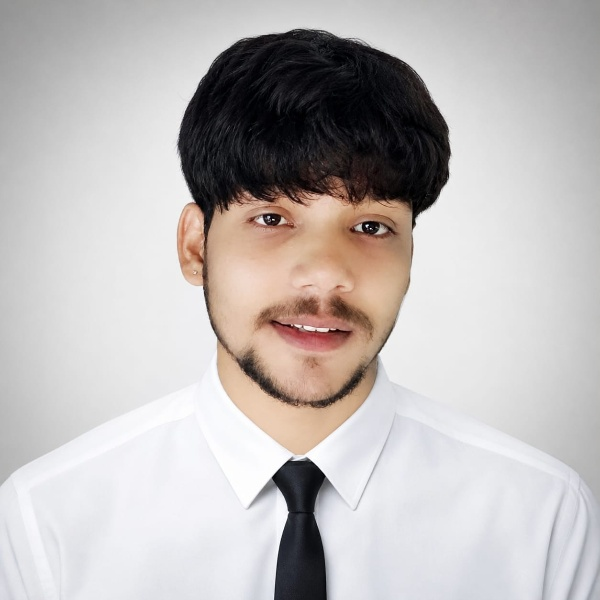
#> input picture CV_Unit2_Assignment/05_Histogram_Equalization/input.jpg, 600 x 600 px
$ python program.py
#> lines starting #> are read from the running program, lines starting #| are printed output that depends on the picture
import cv2
import matplotlib.pyplot as plt

img = cv2.imread("input.jpg", cv2.IMREAD_GRAYSCALE)
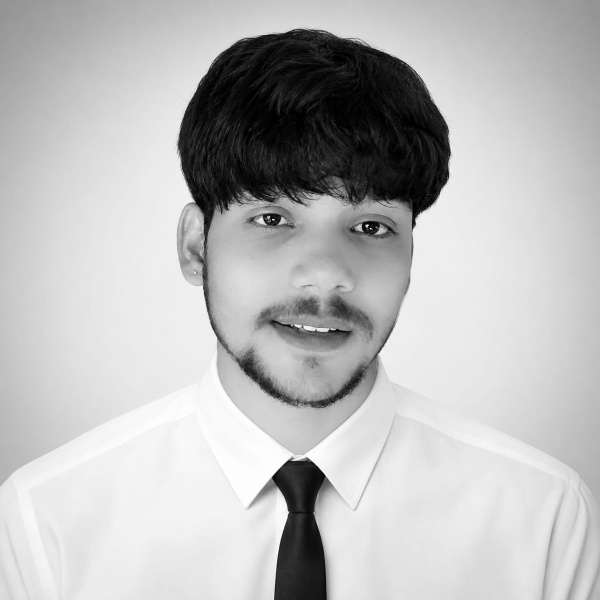
#> img: shape (600, 600); min 0, max 255, mean 187

equalized = cv2.equalizeHist(img)
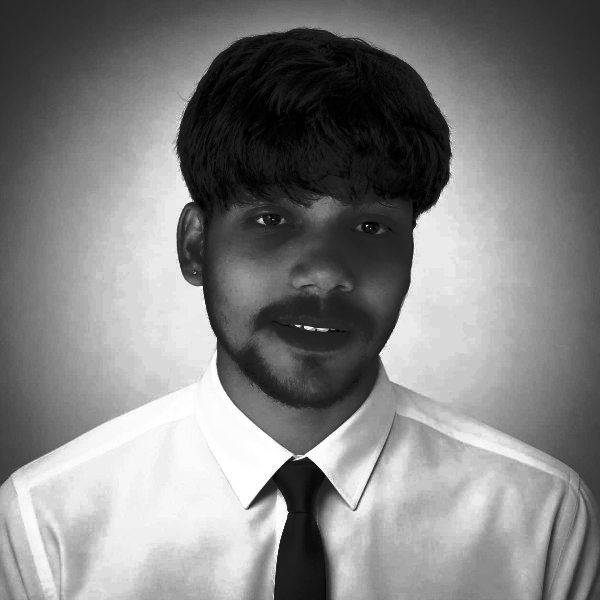
#> equalized: shape (600, 600); min 0, max 255, mean 128.7

cv2.imwrite("output.png", equalized)

hist_before = cv2.calcHist([img], [0], None, [256], [0, 256])
#> hist_before = 256 values, max 12170 at index 235, min 73 at index 64, mean 1406.2
hist_after = cv2.calcHist([equalized], [0], None, [256], [0, 256])
#> hist_after = 256 values, max 12170 at index 216, min 0 at index 65, mean 1406.2

plt.figure()
plt.subplot(1, 2, 1)
plt.title("Before Equalization")
plt.xlabel("Intensity Value")
plt.ylabel("Frequency")
plt.plot(hist_before)

plt.subplot(1, 2, 2)
plt.title("After Equalization")
plt.xlabel("Intensity Value")
plt.ylabel("Frequency")
plt.plot(hist_after)

plt.savefig("histogram_comparison.png", bbox_inches="tight")
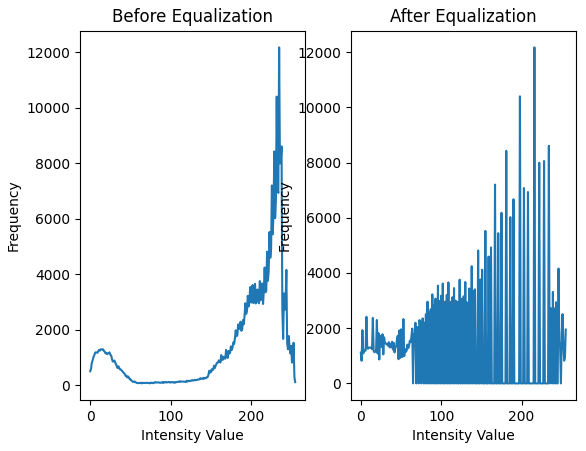
#> figure drawn by matplotlib, 2 panels; panel 1: curve peaks at x = 235, y = 12170; panel 2: curve peaks at x = 216, y = 12170
plt.close()
